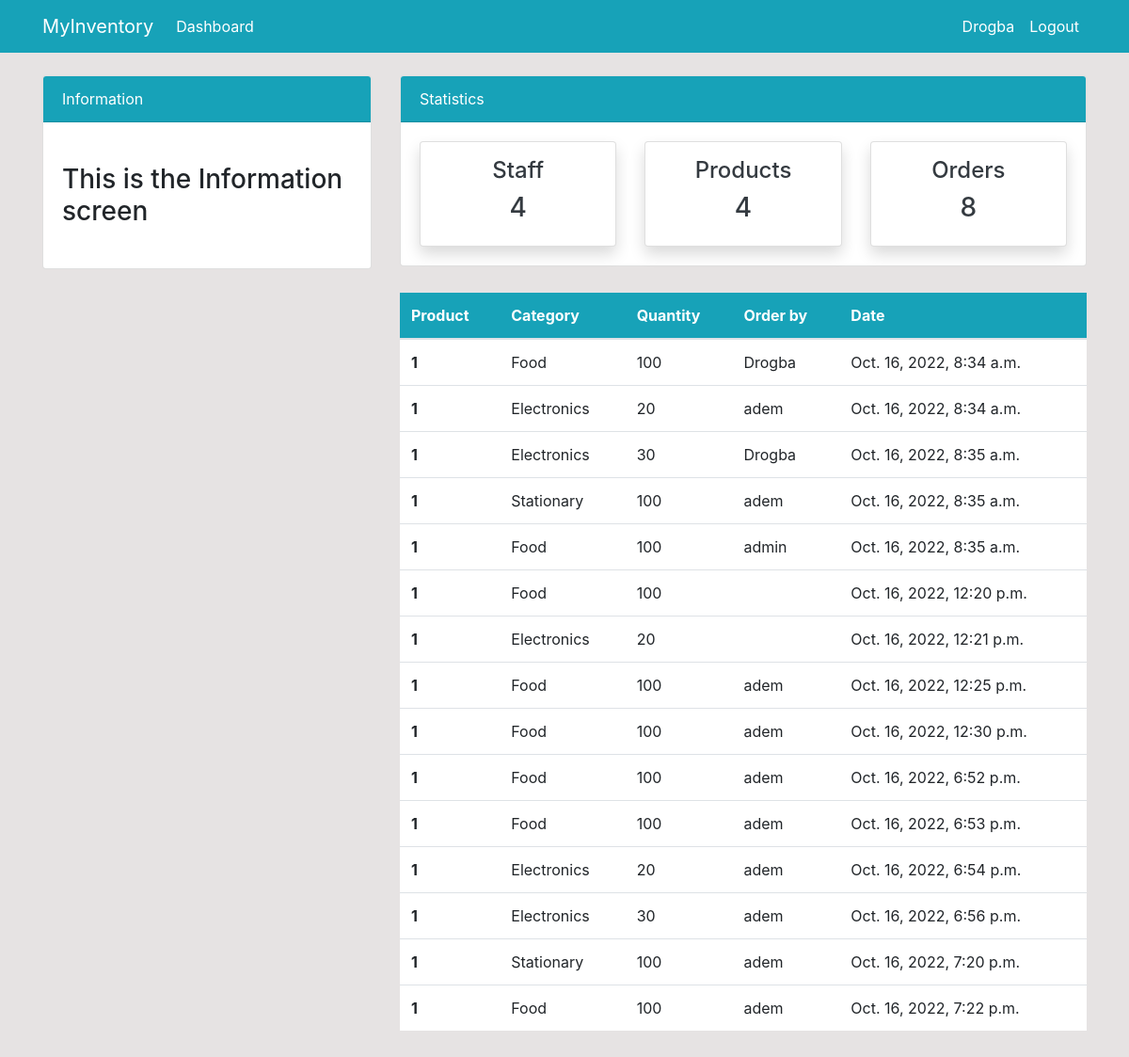
Screenshot of /order/ (signed in) with the database file from the repository.
### dashboard/models.py (models this page shows, shortened)
class Order(models.Model):
    product = models.ForeignKey(Product,on_delete=models.CASCADE,null=True)
    staff = models.ForeignKey(User, models.CASCADE,null=True)
    order_quantity = models.PositiveBigIntegerField(null=True)
    date = models.DateTimeField(auto_now_add=True)
    class Meta:
        verbose_name_plural = "Order"

class Product(models.Model):
    name = models.CharField(max_length=100,null = True)
    category = models.CharField(max_length=20,choices=CATEGORY,null=True)
    quantity = models.PositiveBigIntegerField(null=True)
    class Meta:
        verbose_name_plural = "Product"

### dashboard/views.py (the view)
# urls.py: path("order/",views.order,name="dashboard-order"),
@login_required(login_url="user-login")
def order(request):
    orders = Order.objects.all()
    workers_count = User.objects.all().count()
    orders_count = orders.count()
    context = {
        'orders':orders,
        'workers_count':workers_count,
        'orders_count':orders_count,
    }
    return render(request,"dashboard/order.html",context)

### dashboard/templates/dashboard/order.html (shortened to what this page needs)
{% extends 'partials/base.html' %}
{% block content %}
{% include 'partials/topnav.html' %}
<div class="container">
    <div class="row my-4">
        <div class="col-md-4">
        </div>
        <div class="col-md-8">
            <table class="table bg-white">
                <thead class="bg-info">
                    <tr class="text-white">
                        <th scope="col">Product</th>
                        <th scope="col">Category</th>
                        <th scope="col">Quantity</th>
                        <th scope="col">Order by</th>
                        <th scope="col">Date</th>
                    </tr>
                </thead>
                <tbody>
                    {% for orders in orders %}
                    <tr>
                        <th scope="row">1</th>
                        <td>{{orders.product.category}}</td>
                        <td>{{orders.product.quantity}}</td>
                        <td>{{orders.staff.username}}</td>
                        <td>{{orders.date}}</td>
                    </tr>
                    {% endfor %}
                </tbody>
            </table>
        </div>
    </div>
</div>
{% endblock %}

### dashboard/templates/partials/nav.html (shortened to what this page needs)
<nav class="navbar navbar-expand-lg navbar-info bg-info">
    {% if user.is_authenticated %}
    <div class="container">
        <a class="navbar-brand text-white" href="{% url 'dashboard-index' %}">MyInventory</a>
        <div class="collapse navbar-collapse" id="navbarSupportedContent">
            <ul class="navbar-nav mr-auto">
                <li class="nav-item active">
                    <a class="nav-link text-white" href="{% url 'dashboard-index' %}">Dashboard </a>
                </li>
            </ul>
            <ul class="navbar-nav ml-auto">
                <li class="nav-item active">
                    <a class="nav-link text-white" href="{% url 'user-profile' %}">{{user.username}}</a>
                </li>
                <li class="nav-item">
                    <a class="nav-link text-white" href="{% url 'user-logout' %}">Logout</a>
                </li>
            </ul>
            {% endif %}
        </div>
    </div>
</nav>

### dashboard/static/style.css (style rules this page uses)
body { background: rgb(230, 227, 227); }

### rows the page displays
Order: product.category "Food", product.quantity "100", staff.username "Drogba", date "Oct. 16, 2022, 8:34 a.m."
Order: product.category "Electronics", product.quantity "20", staff.username "adem", date "Oct. 16, 2022, 8:34 a.m."
Order: product.category "Electronics", product.quantity "30", staff.username "Drogba", date "Oct. 16, 2022, 8:35 a.m."
Order: product.category "Stationary", product.quantity "100", staff.username "adem", date "Oct. 16, 2022, 8:35 a.m."
Order: product.category "Food", product.quantity "100", staff.username "admin", date "Oct. 16, 2022, 8:35 a.m."
Order: product.category "Food", product.quantity "100", date "Oct. 16, 2022, 12:20 p.m."
Order: product.category "Electronics", product.quantity "20", date "Oct. 16, 2022, 12:21 p.m."
Order: product.category "Food", product.quantity "100", staff.username "adem", date "Oct. 16, 2022, 12:25 p.m."
Order: product.category "Food", product.quantity "100", staff.username "adem", date "Oct. 16, 2022, 12:30 p.m."
Order: product.category "Food", product.quantity "100", staff.username "adem", date "Oct. 16, 2022, 6:52 p.m."
Order: product.category "Food", product.quantity "100", staff.username "adem", date "Oct. 16, 2022, 6:53 p.m."
Order: product.category "Electronics", product.quantity "20", staff.username "adem", date "Oct. 16, 2022, 6:54 p.m."
Order: product.category "Electronics", product.quantity "30", staff.username "adem", date "Oct. 16, 2022, 6:56 p.m."
Order: product.category "Stationary", product.quantity "100", staff.username "adem", date "Oct. 16, 2022, 7:20 p.m."
Order: product.category "Food", product.quantity "100", staff.username "adem", date "Oct. 16, 2022, 7:22 p.m."

### other values shown
{{ user.username }} "Drogba"
